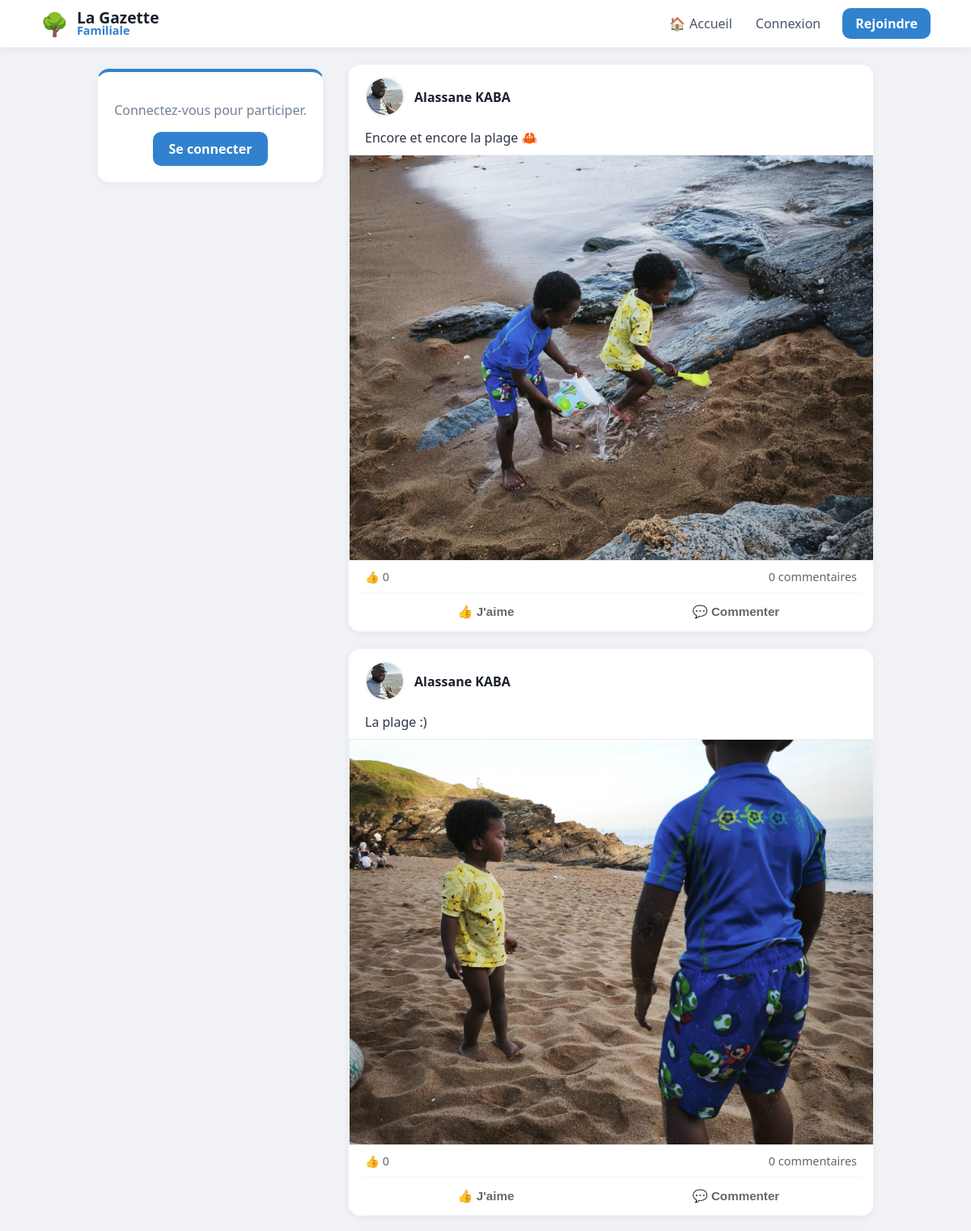
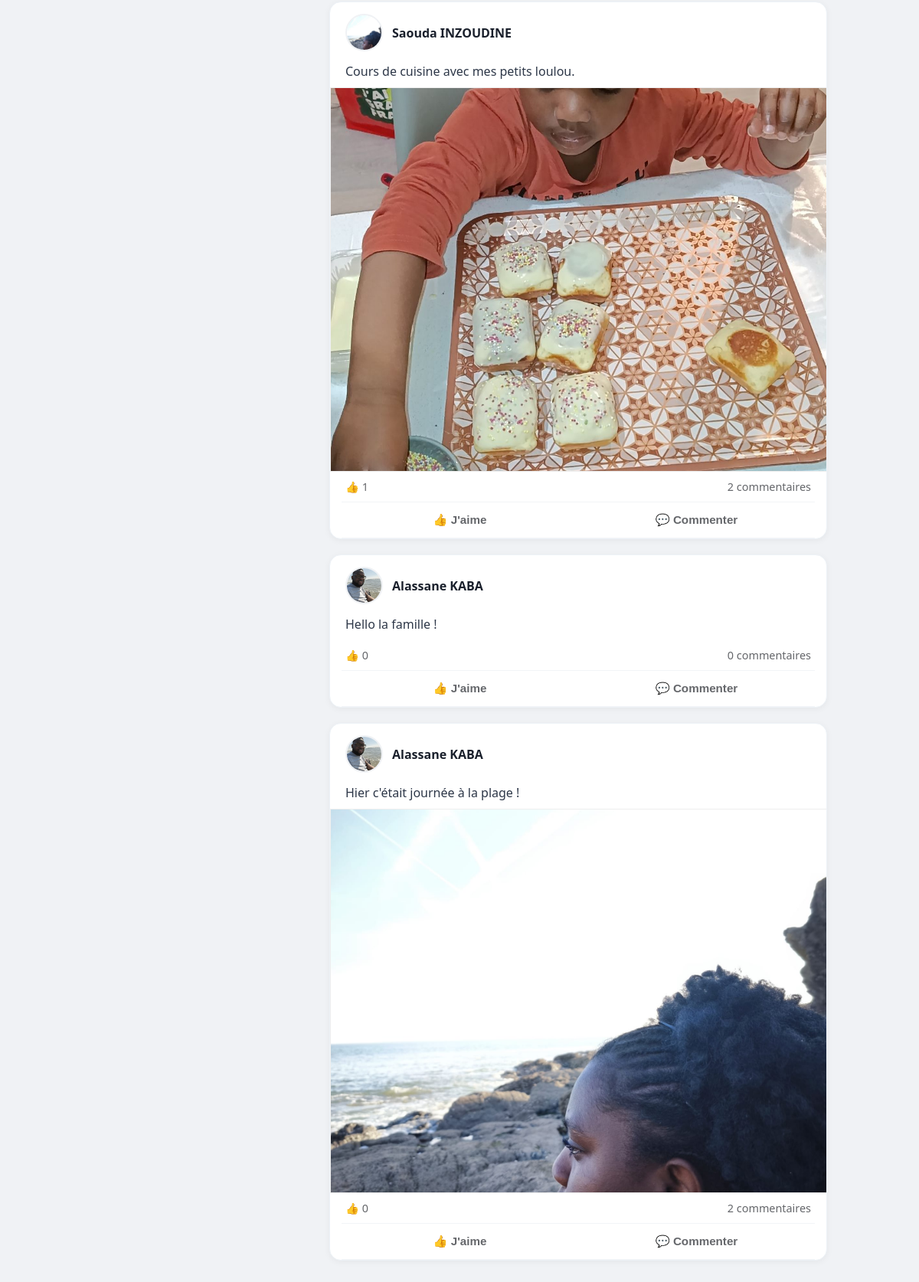
Before: / with the older database file (2 pictures, top to bottom).
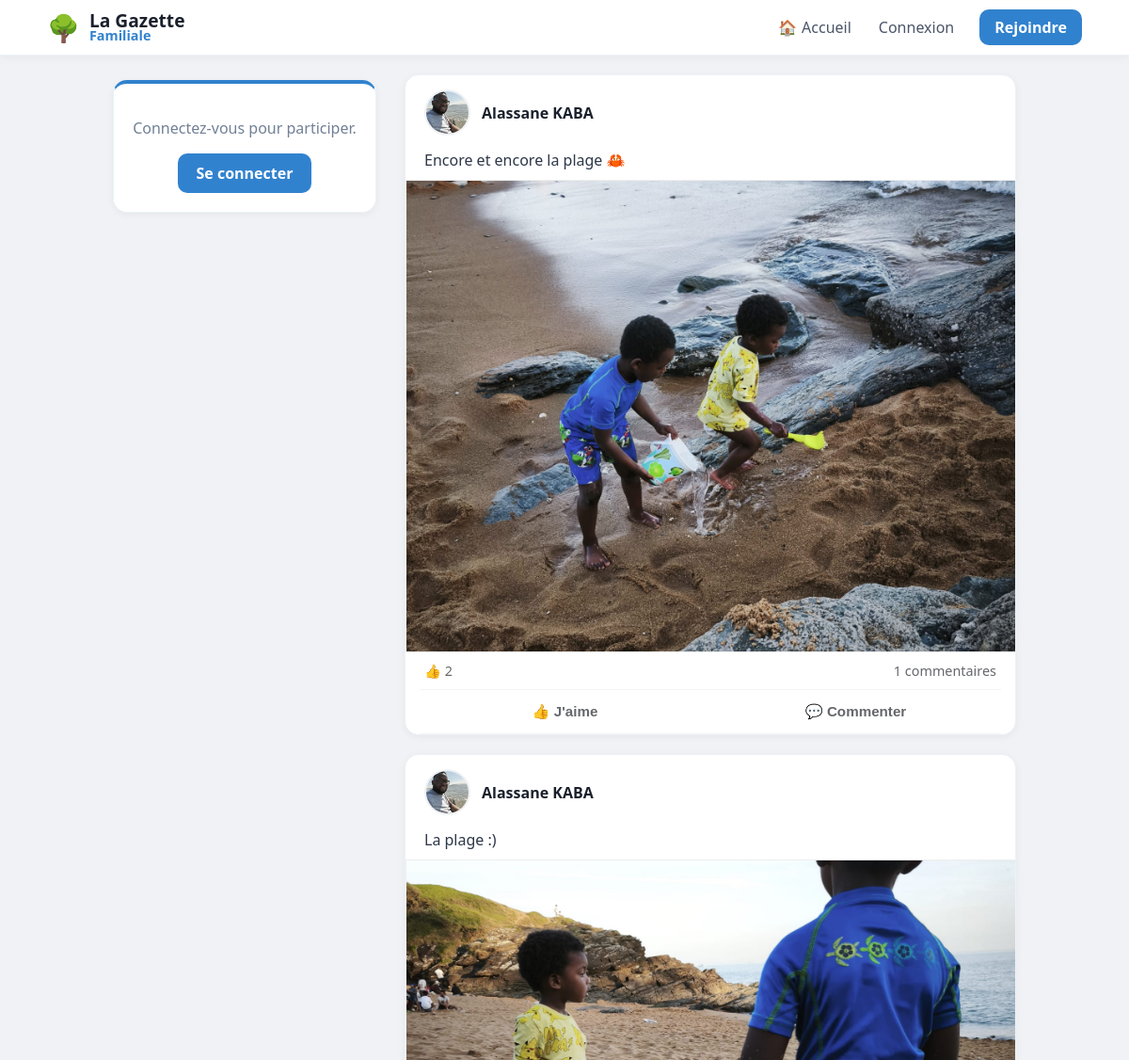
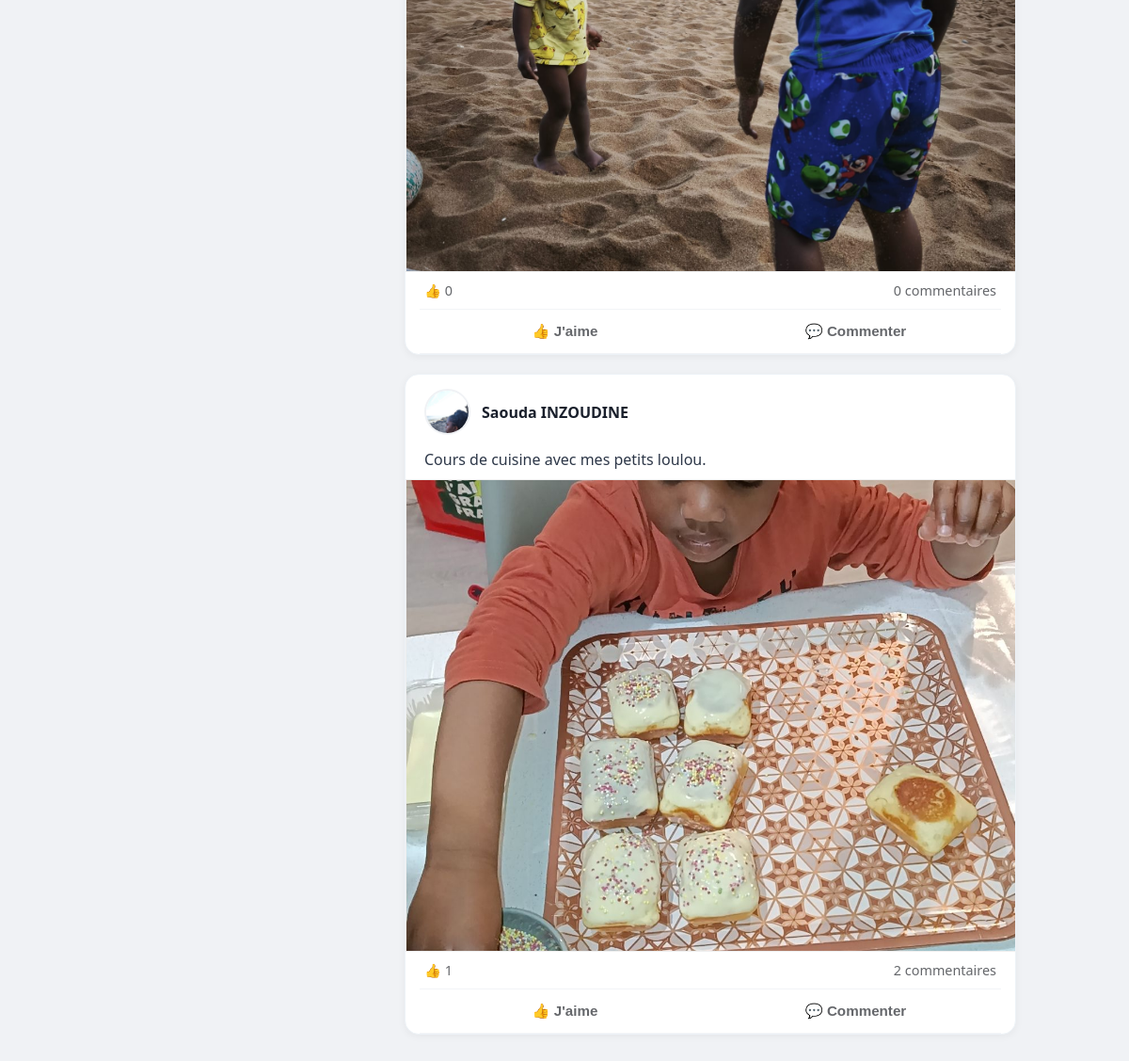
After: the same page with the newer database file (2 pictures, top to bottom).
### tables this page shows
CREATE TABLE posts (id INTEGER PRIMARY KEY AUTOINCREMENT, username TEXT, content TEXT, likes INTEGER DEFAULT 0, image TEXT);

CREATE TABLE users (
                id INTEGER PRIMARY KEY AUTOINCREMENT, 
                email TEXT UNIQUE, 
                firstname TEXT, 
                lastname TEXT, 
                username TEXT UNIQUE, 
                password TEXT, 
                avatar TEXT
            );

### app.py (the view)
@app.route("/")
def home():
    with get_db() as db:
        posts = db.execute("""
            SELECT posts.*, users.avatar AS user_avatar,
                (SELECT COUNT(*) FROM reactions WHERE post_id=posts.id AND type='thumb') as thumbs,
                (SELECT COUNT(*) FROM reactions WHERE post_id=posts.id AND type='heart') as hearts
            FROM posts
            JOIN users ON posts.username = users.username
            ORDER BY posts.id DESC
        """).fetchall()
        comments = db.execute('''
            SELECT comments.*, users.avatar AS comm_avatar
            FROM comments
            JOIN users ON comments.username = users.username
        ''').fetchall()
    return render_template("home.html", posts=posts, comments=comments)

### app.py (called while the page is built)
def get_db():
    db = sqlite3.connect("database.db")
    db.row_factory = sqlite3.Row
    return db

### templates/home.html (shortened to what this page needs)
{% extends "base.html" %}
{% block content %}
<aside class="sidebar">
    <div class="post-card" style="text-align: center; border-top: 4px solid #3182ce;">
        {% if session.get("user") %}
            <div style="font-size: 50px; margin-bottom: 10px;">🌳</div>
            <h3 style="margin: 0; color: #2d3748;">Bonjour,</h3>
            <h2 style="margin: 5px 0; color: #1a202c; font-size: 1.4em;">{{ session['user'] }}</h2>
            <div style="margin-top: 20px; padding-top: 15px; border-top: 1px solid #edf2f7;">
                <a href="{{ url_for('profile', username=session['user']) }}" style="text-decoration: none; color: #3182ce; font-weight: 700; font-size: 0.9em;">Voir mon mur →</a>
            </div>
        {% else %}
            <p style="color: #718096;">Connectez-vous pour participer.</p>
            <a href="/login" style="display: inline-block; background: #3182ce; color: white; padding: 10px 20px; border-radius: 10px; text-decoration: none; font-weight: bold;">Se connecter</a>
        {% endif %}
    </div>
</aside>
<main class="feed">
    {% for post in posts %}
    <div class="post-card" style="padding: 0; overflow: hidden; margin-bottom: 20px;">
        <div style="padding: 15px 20px 5px 20px; display: flex; justify-content: space-between; align-items: center;">
            <div style="display: flex; align-items: center; gap: 12px;">
                <img src="{{ url_for('static', filename='avatars/' + (post['user_avatar'] if post['user_avatar'] else 'default.png')) }}" class="avatar">
                <a href="{{ url_for('profile', username=post['username']) }}" style="text-decoration: none; color: #1a202c; font-weight: 700;">
                    {{ post['username'] }}
                </a>
            </div>
        </div>
        <div style="padding: 10px 20px; white-space: pre-wrap; color: #2d3748;">{{ post['content'] }}</div>
        {% if post['image'] %}
            <img src="{{ url_for('static', filename='uploads/' + post['image']) }}" class="post-img" style="border-radius: 0; margin: 0; cursor: pointer;" onclick="window.open(this.src)">
        {% endif %}
        <div style="display: flex; justify-content: space-between; padding: 10px 20px; font-size: 0.9em; color: #65676b;">
            <div>👍 <span id="thumbs-{{ post['id'] }}">{{ post['thumbs'] }}</span></div>
            <div style="cursor: pointer;" onclick="toggleComments({{ post['id'] }})">
                <span id="comment-count-{{ post['id'] }}">{{ comments|selectattr('post_id', 'equalto', post['id'])|list|length }}</span> commentaires
            </div>
        </div>
        <div style="display: flex; border-top: 1px solid #f2f4f7; border-bottom: 1px solid #f2f4f7; margin: 0 15px; padding: 2px 0;">
            <button onclick="react({{ post['id'] }}, 'thumb')" class="action-btn" style="flex: 1; background: none; border: none; padding: 10px; color: #65676b; font-weight: 600; cursor: pointer;">👍 J'aime</button>
            <button onclick="toggleComments({{ post['id'] }})" class="action-btn" style="flex: 1; background: none; border: none; padding: 10px; color: #65676b; font-weight: 600; cursor: pointer;">💬 Commenter</button>
        </div>
    </div>
    {% endfor %}
</main>
{% endblock %}

### templates/base.html (shortened to what this page needs)
<!DOCTYPE html>
<html lang="fr">
<head>
    <link rel="stylesheet" href="{{ url_for('static', filename='style.css') }}">
</head>
<body>
    <nav class="navbar">
        <div class="nav-content">
            <div class="nav-left">
                <a href="/" style="text-decoration: none; display: flex; align-items: center; gap: 10px;">
                    <span style="font-size: 28px;">🌳</span>
                    <div style="display: flex; flex-direction: column;">
                        <span style="font-size: 1.2em; font-weight: 800; color: #1a202c; line-height: 1;">La Gazette</span>
                        <span style="font-size: 0.9em; font-weight: 600; color: var(--primary); line-height: 1;">Familiale</span>
                    </div>
                </a>
            </div>
            <div class="nav-right" style="display: flex; align-items: center; gap: 5px;">
                <a href="/" class="nav-item">🏠 <span class="nav-text" style="margin-left:5px;">Accueil</span></a>
                {% if session.get("user") %}
                    <a href="{{ url_for('profile', username=session['user']) }}" class="nav-item">👤 <span class="nav-text" style="margin-left:5px;">Profil</span></a>
                    <a href="/notifications" class="nav-item">🔔</a>
                    <a href="/settings" class="nav-item">⚙️</a>
                    <a href="/logout" style="color: #e53e3e; text-decoration: none; font-weight: 700; font-size: 0.9em; margin-left:10px;">Déconnecter</a>
                {% else %}
                    <a href="/login" class="nav-item">Connexion</a>
                    <a href="/register" style="background: var(--primary); color: white; padding: 8px 16px; border-radius: 10px; text-decoration: none; font-weight: 700; margin-left: 10px;">Rejoindre</a>
                {% endif %}
            </div>
        </div>
    </nav>
    <div class="main-container">
        {% block content %}{% endblock %}
    </div>
</body>
</html>

### static/style.css (style rules this page uses)
body { font-family: 'Segoe UI', system-ui, -apple-system, sans-serif; background: #f0f2f5; margin: 0; color: #1a202c; }
nav { background: white; border-bottom: 1px solid #edf2f7; position: sticky; top: 0; z-index: 1000; }
.post-card { background: white; border-radius: 15px; padding: 20px; margin-bottom: 20px; box-shadow: 0 2px 8px rgba(0,0,0,0.05); border: 1px solid #edf2f7; overflow: hidden; }
.avatar { width: 45px !important; height: 45px !important; border-radius: 50%; object-fit: cover; border: 2px solid #f0f2f5; }
.post-img { width: 100%; max-height: 500px; object-fit: cover; object-position: center; display: block; margin: 10px 0; border-radius: 10px; border: 1px solid #eee; }
.nav-item { display: flex; align-items: center; padding: 8px 12px; border-radius: 10px; text-decoration: none; transition: 0.2s; color: #4a5568; }
.action-btn { flex: 1; background: none; border: none; padding: 10px; color: #65676b; font-weight: 600; font-size: 0.95em; cursor: pointer; display: flex; align-items: center; justify-content: center; gap: 8px; transition: background 0.2s; border-radius: 6px; margin: 2px; }

### templates/base.html (style rules this page uses)
:root { --bg-color: #f0f2f5; --primary: #3182ce; --text-main: #1a202c; --text-light: #718096; }
body { background-color: var(--bg-color); margin: 0; font-family: 'Segoe UI', system-ui, -apple-system, sans-serif; color: var(--text-main); }
.main-container { max-width: 1100px; margin: 0 auto; padding: 20px 15px; display: grid; grid-template-columns: 1fr; gap: 25px; align-items: start; }
@media (min-width: 900px) { .main-container { grid-template-columns: 280px 1fr; } }
@media (min-width: 900px) { .sidebar { position: sticky; top: 85px; } }
.navbar { background: white; box-shadow: 0 2px 10px rgba(0,0,0,0.05); padding: 10px 0; position: sticky; top: 0; z-index: 1000; border-bottom: 1px solid #edf2f7; }
.nav-content { max-width: 1100px; margin: 0 auto; padding: 0 20px; display: flex; justify-content: space-between; align-items: center; }
.nav-item { display: flex; align-items: center; padding: 8px 12px; border-radius: 10px; text-decoration: none; color: #4a5568; transition: 0.2s; }
@media (min-width: 900px) { .main-container { display: grid; grid-template-columns: 280px 650px; justify-content: center; gap: 30px; } }

Changed rows visible on the page:
removed posts: avatar (picture), username "Alassane KABA", content "Hello la famille !", thumbs "0", id "0"
removed posts: avatar (picture), username "Alassane KABA", content "Hier c'était journée à la plage !", image (picture), thumbs "0", id "2"
computed for posts "Encore et encore la plage 🦀": thumbs "0" → "2"; id "0" → "1"
